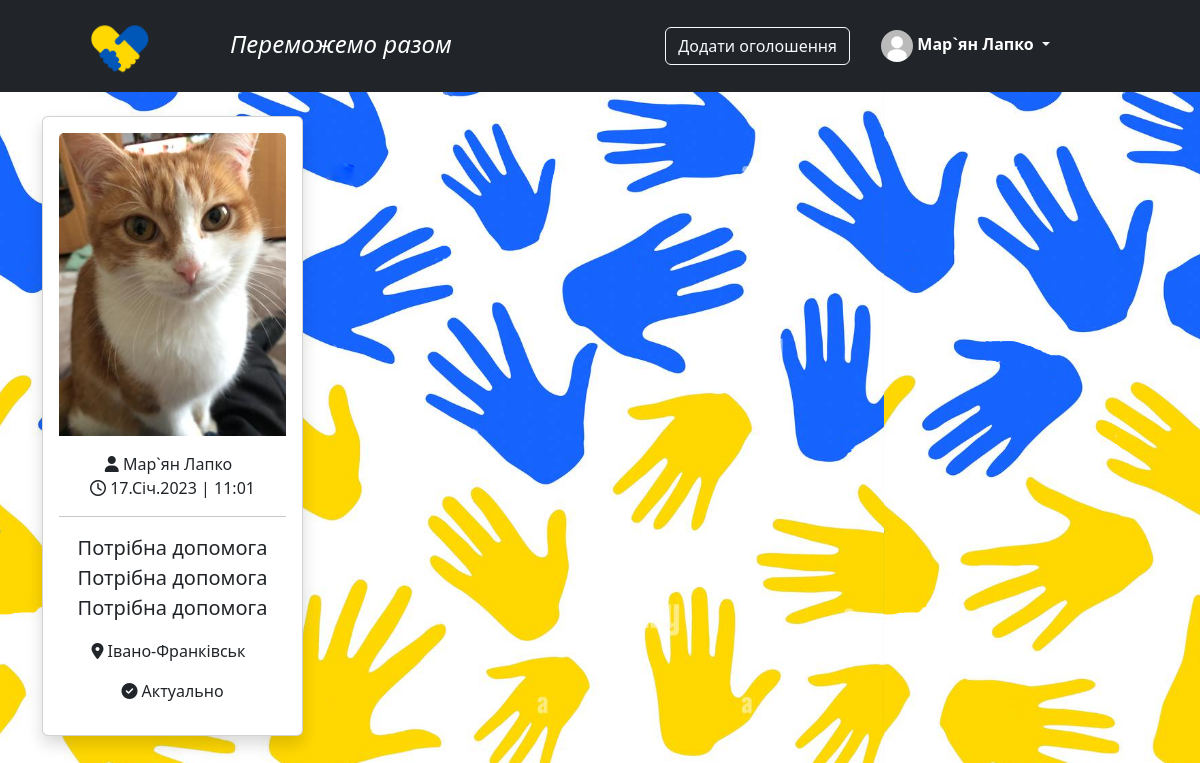
/post/ (signed in), run on the app's committed database.
### app/auth/models.py (models this page shows, shortened)
class User(db.Model, UserMixin):
    id = db.Column(db.Integer, primary_key=True)
    username = db.Column(db.String(20), unique=True, nullable=False)
    email = db.Column(db.String(120), unique=True, nullable=False)
    password = db.Column(db.String(60), nullable=False)
    image_file = db.Column(db.String(60), nullable=False, default='../static/profile_pictures/default.jpg')
    about_me = db.Column(db.Text, nullable=True)
    last_date = db.Column(db.DateTime, default=db.func.now())

### app/posts/models.py (models this page shows, shortened)
class Posts(db.Model):
    id = db.Column(db.Integer, primary_key=True)
    title = db.Column(db.String(120), nullable=False)
    text = db.Column(db.Text, nullable=True)
    image_file = db.Column(db.String(60), nullable=False, default='postdefault.jpg')
    created = db.Column(db.String(30), default=time_post, nullable=False)
    category_post = db.Column(db.Integer, db.ForeignKey('categorypost.id'), nullable=True)
    status_post = db.Column(db.Integer, db.ForeignKey('statuspost.id'), nullable=True)
    username = db.Column(db.Integer, db.ForeignKey('user.username'), nullable=False)
    phone = db.Column(db.String(20), nullable=False)
    city_post = db.Column(db.Integer, db.ForeignKey('citypost.id'), nullable=True)

class Citypost(db.Model):
    id = db.Column(db.Integer, primary_key=True)
    city = db.Column(db.String(120), nullable=False)
    post = db.relationship('Posts', backref='city', lazy=True)

class Statuspost(db.Model):
    id = db.Column(db.Integer, primary_key=True)
    status = db.Column(db.String(30), nullable=False)
    post = db.relationship('Posts', backref='status', lazy=True)

### app/posts/view.py (the view)
@post_blueprint.route('/', methods=['GET', 'POST'])
def view_post():
    post = Posts.query.order_by(Posts.title).all()
    return render_template('view_post.html', posts=post)

### app/auth/models.py (called while the page is built)
@login_manager.user_loader
def user_loader(user_id):
    return User.query.get(int(user_id))

### app/posts/templates/view_post.html (shortened to what this page needs)
{% from "_render_field.html" import render_field %}
{% extends 'base.html' %}
{% block content %}
    <link rel="stylesheet" href="https://cdnjs.cloudflare.com/ajax/libs/font-awesome/6.2.1/css/all.min.css">
    <div class="container">
        <div class="row">
            {% for post in posts %}
                <div class="col-12 col-sm-12 col-md-6 col-lg-4 col-xl-3 mt-4">
                    <div class="card shadow">
                        <div class="card-body text-center">
                            <a href="{{ url_for('post.detail_post', id=post.id) }}">
                                <img class="card-img-top" src="/static/posts_pics/{{ post.image_file }}">
                            </a>
                            <ul class="list-inline mt-3">
                                <li class="list-inline-item"><i class="fas fa-user"></i> {{ post.username }}
                                </li>
                                <li class="list-inline-item"><i class="far fa-clock"></i> {{ post.created }}
                                </li>
                            </ul>
                            <hr>
                            <p class="lead">{{ post.title }}</p>
                            <ul class="list-inline mt-3">
                                <li class="list-inline-item"><i
                                        class="fa-solid fa-location-dot"></i> {{ post.city.city }}</li>
                                <p>
                                {% if post.status.id == 1 %}
                                <li class="list-inline-item"><i
                                        class="fa-solid fa-circle-check"></i> {{ post.status.status }}</li>
                                {% else %}
                                <li class="list-inline-item"><i
                                        class="fa-solid fa-circle-xmark"></i></i> {{ post.status.status }}</li>
                                {% endif %}
                            </ul>
                        </div>
                    </div>
                </div>
            {% endfor %}
        </div>
    </div>
{% endblock %}

### app/templates/base.html (shortened to what this page needs)
<html>
<head>
    <link href="https://cdn.jsdelivr.net/npm/bootstrap@5.2.2/dist/css/bootstrap.min.css" rel="stylesheet"
>
</head>
<body>
<header class="p-3 text-bg-dark">
    <div class="container">
        <div class="d-flex flex-wrap align-items-center justify-content-center justify-content-lg-start">
            <a href="{{ url_for('post.view_post') }}"
               class="d-flex align-items-center mb-2 mb-lg-0 text-white text-decoration-none">
                <svg class="bi me-2" width="40" height="32"></svg>
                <img src="../static/brand3_11.png" width="60" height="60">
                <h4 class="h4">Переможемо разом</h4>
            </a>
            {% if current_user.is_authenticated %}
                <div style="position: absolute; right: 350px;">
                    <a class="btn btn-outline-light" href="{{ url_for('post.create_post') }}">Додати оголошення</a>
                </div>
            {% else %}
                <div class="div_login">
                    <a class="btn btn-outline-light me-2" href="{{ url_for('auth.login') }}">Вхід</a>
                    <a class="btn btn-warning" href="{{ url_for('auth.signup') }}">Реєстрація</a>
                </div>
            {% endif %}
            {% if current_user.is_authenticated %}
                <div class="show-on-hover dropdown" style="position: absolute; right: 150px;">
                    <a href="#" class="d-block link-light text-decoration-none dropdown-toggle"
                       data-bs-toggle="dropdown"
                       aria-expanded="false">
                        <img src="../static/profile_pics/{{ current_user.image_file }}" alt="mdo" width="32" height="32"
                             class="rounded-circle">
                        <strong class="text-bg-dark">{{ current_user.username }}</strong>
                    </a>
                </div>
            {% endif %}
        </div>
    </div>
</header>
{% block content %}
{% endblock %}
</body>
</html>

### app/templates/base.html (style rules this page uses)
.h4 { position: absolute; top: 30px; left: 230px; font-style: italic; }

### app/posts/templates/view_post.html (style rules this page uses)
body { background-image: url(../../static/fon_3.png); background-attachment: fixed; }

### data on the page
User: image_file (placeholder picture), username "Мар`ян Лапко"
Posts: image_file (picture), username "Мар`ян Лапко", created "17.Січ.2023 | 11:01", title "Потрібна допомога Потрібна допомога Потрібна допомога", city.city "Івано-Франківськ", status.status "Актуально"
